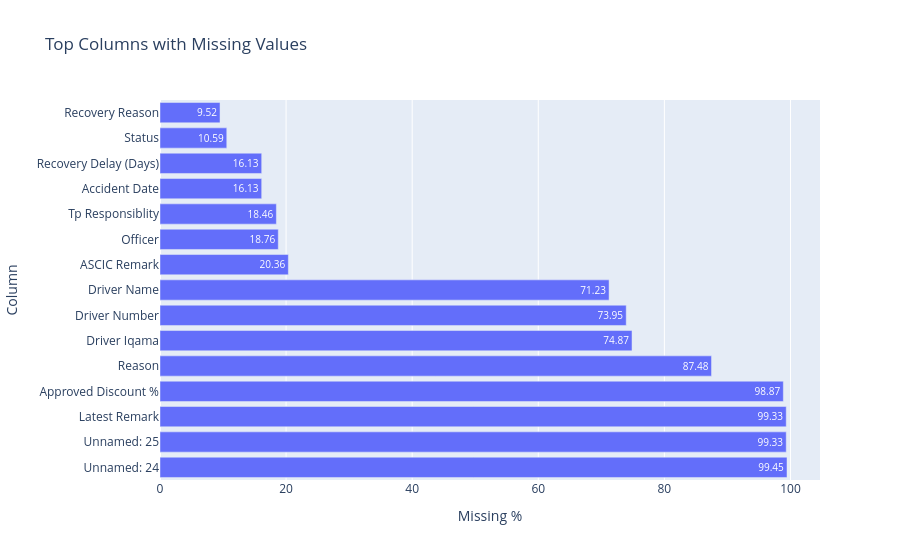

Notebook cell for this chart:
### Code cell
fig = px.bar(

    completeness.head(15),

    x="Missing %",

    y="Column",

    orientation="h",

    title="Top Columns with Missing Values",

    text="Missing %"

)

fig.show()

### Figure 1 — Plotly figure (JSON) as saved in the notebook; plotly's stock layout.template omitted (floating-point values rounded to 4 significant figures)
{"data": [{"alignmentgroup": "True", "hovertemplate": "Missing %=%{text}<br>Column=%{y}<extra></extra>", "legendgroup": "", "marker": {"color": "#636efa", "pattern": {"shape": ""}}, "name": "", "offsetgroup": "", "orientation": "h", "showlegend": false, "text": [99.45, 99.33, 99.33, 98.87, 87.48, 74.87, 73.95, 71.23, 20.36, 18.76, 18.46, 16.13, 16.13, 10.59, 9.52], "textposition": "auto", "type": "bar", "x": [99.45, 99.33, 99.33, 98.87, 87.48, 74.87, 73.95, 71.23, 20.36, 18.76, 18.46, 16.13, 16.13, 10.59, 9.52], "xaxis": "x", "y": ["Unnamed: 24", "Unnamed: 25", "Latest Remark", "Approved Discount %", "Reason", "Driver Iqama", "Driver Number", "Driver Name", "ASCIC Remark", "Officer", "Tp Responsiblity", "Accident Date", "Recovery Delay (Days)", "Status", "Recovery Reason"], "yaxis": "y"}], "layout": {"barmode": "relative", "legend": {"tracegroupgap": 0}, "title": {"text": "Top Columns with Missing Values"}, "xaxis": {"anchor": "y", "domain": [0, 1], "title": {"text": "Missing %"}}, "yaxis": {"anchor": "x", "domain": [0, 1], "title": {"text": "Column"}}}}
